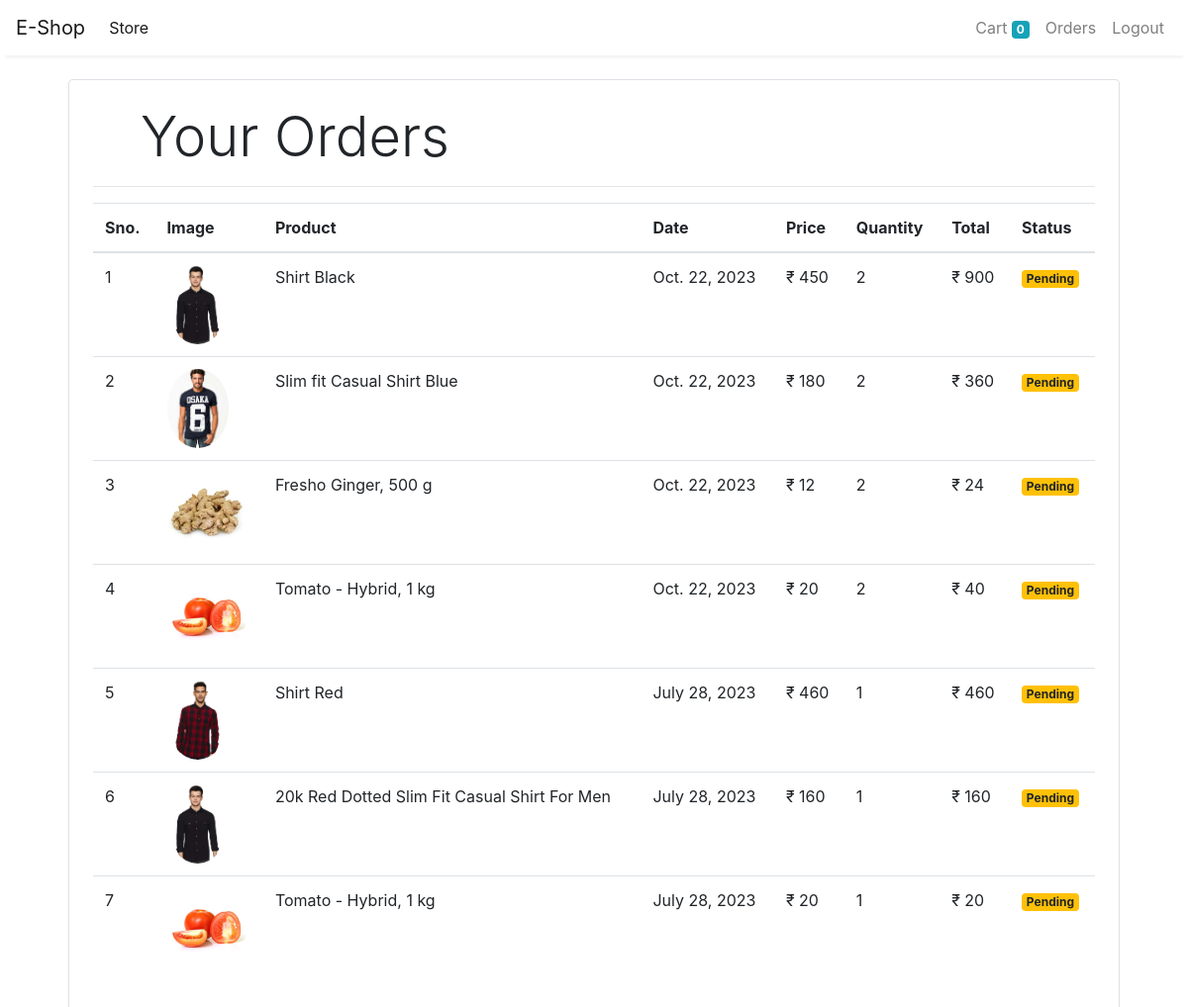
The page /orders (signed in) on the database its author committed.
### store/models/orders.py (models this page shows, shortened)
class Order(models.Model):
    product = models.ForeignKey(Product,
                                on_delete=models.CASCADE)
    customer = models.ForeignKey(Customer,
                                 on_delete=models.CASCADE)
    quantity = models.IntegerField(default=1)
    price = models.IntegerField()
    address = models.CharField(max_length=50, default='', blank=True)
    phone = models.CharField(max_length=50, default='', blank=True)
    date = models.DateField(default=datetime.datetime.today)
    status = models.BooleanField(default=False)
    @staticmethod
    def get_orders_by_customer(customer_id):
        return Order.objects.filter(customer=customer_id).order_by('-date')

### store/models/product.py (models this page shows, shortened)
class Product(models.Model):
    name = models.CharField(max_length=50)
    price = models.IntegerField(default=0)
    category = models.ForeignKey(Category, on_delete=models.CASCADE, default=1)
    description = models.CharField(max_length=200, default='' , null=True , blank=True)
    image = models.ImageField(upload_to='uploads/products/')

### store/middlewares/auth.py (the view)
    def middleware(request):
        print(request.session.get('customer'))
        returnUrl = request.META['PATH_INFO']
        print(request.META['PATH_INFO'])
        if not request.session.get('customer'):
           return redirect(f'login?return_url={returnUrl}')
        response = get_response(request)
        return response

### store/templatetags/custom_filter.py (called while the page is built)
@register.filter(name='currency')
def currency(number):
    return "₹ "+str(number)

@register.filter(name='multiply')
def multiply(number , number1):
    return number * number1

### store/views/orders.py (called while the page is built)
    def get(self , request ):
        customer = request.session.get('customer')
        orders = Order.get_orders_by_customer(customer)
        print(orders)
        return render(request , 'orders.html'  , {'orders' : orders})

### store/templates/orders.html
{% extends 'base.html' %}
{% block content %}
{% load cart %}
{% load custom_filter %}
<div class="container">
   <div class="border rounded p-4 m-4">
        <p class="display-4 pl-4 ml-4">Your Orders</p>
        <hr>
        <table class="table">
            <thead>
                <tr>
                    <th>Sno.</th>
                    <th>Image</th>
                    <th>Product</th>
                    <th>Date</th>
                    <th>Price</th>
                    <th>Quantity</th>
                    <th>Total</th>
                    <th>Status</th>
                </tr>
            </thead>
            <tbody>
                {% for order in orders %}
                <tr>
                    <td>{{forloop.counter}}</td>
                    <td><img style="height: 80px;" class="rounded-circle" src="{{order.product.image.url}}" alt=""></td>
                    <td>{{order.product.name}}</td>
                    <td>{{order.date}}</td>
                    <td>{{order.price|currency}}</td>
                    <td>{{order.quantity}}</td>
                    <td>{{order.quantity|multiply:order.price|currency}}</td>
                    {% if order.status %}
                    <td><small class="badge badge-success">Completed</small></td>
                    {%else%}
                    <td><small class="badge badge-warning">Pending</small></td>
                    {% endif %}
                </tr>
                {% endfor %}
            </tbody>
        </table>
   </div>
</div>
{% endblock %}

### rows shown on the page
Order: product.image (picture), product.name "Shirt Black", date "Oct. 22, 2023", price "₹ 450", quantity "2", quantity|multiply "₹ 900", status "Pending"
Order: product.image (picture), product.name "Slim fit Casual Shirt Blue", date "Oct. 22, 2023", price "₹ 180", quantity "2", quantity|multiply "₹ 360", status "Pending"
Order: product.image (picture), product.name "Fresho Ginger, 500 g", date "Oct. 22, 2023", price "₹ 12", quantity "2", quantity|multiply "₹ 24", status "Pending"
Order: product.image (picture), product.name "Tomato - Hybrid, 1 kg", date "Oct. 22, 2023", price "₹ 20", quantity "2", quantity|multiply "₹ 40", status "Pending"
Order: product.image (picture), product.name "Shirt Red", date "July 28, 2023", price "₹ 460", quantity "1", quantity|multiply "₹ 460", status "Pending"
Order: product.image (picture), product.name "20k Red Dotted Slim Fit Casual Shirt For Men", date "July 28, 2023", price "₹ 160", quantity "1", quantity|multiply "₹ 160", status "Pending"
Order: product.image (picture), product.name "Tomato - Hybrid, 1 kg", date "July 28, 2023", price "₹ 20", quantity "1", quantity|multiply "₹ 20", status "Pending"

### other values the page prints
{{ request.session.cart.keys|length }} "0"
